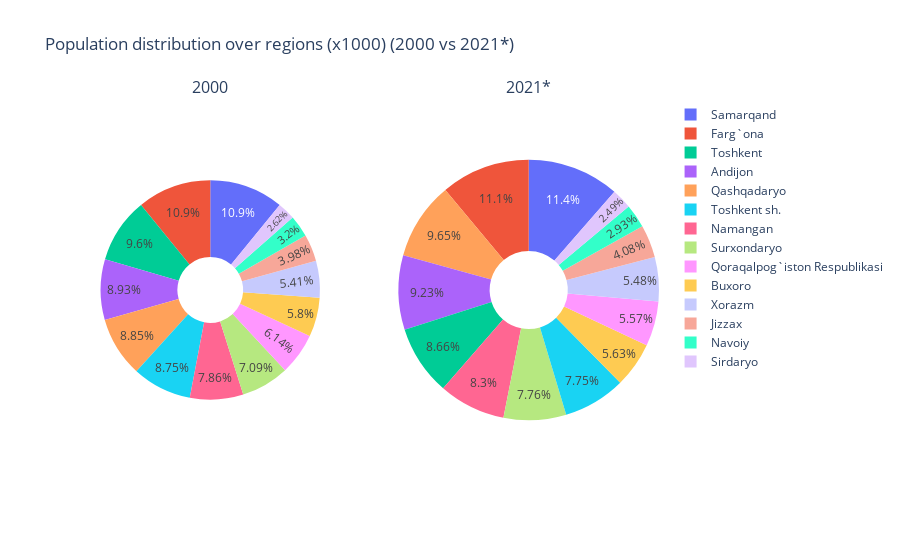

The cell this chart's notebook holds for it:
### Markdown cell above
# Population distributions according to districts

### Code cell
# user input for comparing years
years_inp = input('Please, insert the years to compare their populations according to regions ex. (2012-2021) >>> ')
comp_years = years_inp.split('-')
if '2021' in comp_years:
    comp_years[comp_years.index('2021')]='2021*'
    
def comp_dist():
    dic = dict()
    for i in comp_years:  
        dic[i]=values[i]
    return dic

c_y = comp_dist()
# plotting
from plotly.subplots import make_subplots

entry1 = Data_year(c_y[comp_years[0]], population)
entry2 = Data_year(c_y[comp_years[1]], population)
labels=entry['Hududlar bo`yicha shahar va qishloq aholisi soni'][1:]
fig = make_subplots(1, 2, specs=[[{'type':'domain'}, {'type':'domain'}]],
                subplot_titles=[comp_years[0], comp_years[1]])
fig.add_trace(go.Pie(labels=labels, values=entry1['total'][1:], scalegroup='one',
                     name="Aholi soni"), 1, 1)
fig.add_trace(go.Pie(labels=labels, values=entry2['total'][1:], scalegroup='one',
                     name="Aholi soni"), 1, 2)
fig.update_traces(hole=.3, hoverinfo="label+percent+name+value")
fig.update_traces(textposition='inside', textinfo='percent')
fig.update_layout(title_text=f'Population distribution over regions (x1000) ({comp_years[0]} vs {comp_years[1]})')
fig

### Figure 1 — Plotly figure (JSON) as saved in the notebook; plotly's stock layout.template omitted (floating-point values rounded to 4 significant figures)
{"data": [{"domain": {"x": [0, 0.45], "y": [0, 1]}, "hole": 0.3, "hoverinfo": "label+percent+name+value", "labels": ["Qoraqalpog`iston Respublikasi", "Andijon", "Buxoro", "Jizzax", "Qashqadaryo", "Navoiy", "Namangan", "Samarqand", "Surxondaryo", "Sirdaryo", "Toshkent", "Farg`ona", "Xorazm", "Toshkent sh."], "name": "Aholi soni", "scalegroup": "one", "textinfo": "percent", "textposition": "inside", "type": "pie", "values": ["1503", "2186.2", "1419.3", "974.8", "2166.8", "783.3", "1924.3", "2670.3", "1736.7", "642.2", "2350.2", "2664.4", "1323.9", "2142.3"]}, {"domain": {"x": [0.55, 1], "y": [0, 1]}, "hole": 0.3, "hoverinfo": "label+percent+name+value", "labels": ["Qoraqalpog`iston Respublikasi", "Andijon", "Buxoro", "Jizzax", "Qashqadaryo", "Navoiy", "Namangan", "Samarqand", "Surxondaryo", "Sirdaryo", "Toshkent", "Farg`ona", "Xorazm", "Toshkent sh."], "name": "Aholi soni", "scalegroup": "one", "textinfo": "percent", "textposition": "inside", "type": "pie", "values": ["1923.8", "3188.2", "1946.9", "1410.6", "3334.5", "1013.8", "2867.4", "3947.4", "2681", "861.1", "2994", "3819.9", "1893.1", "2677.2"]}], "layout": {"annotations": [{"font": {"size": 16}, "showarrow": false, "text": "2000", "x": 0.225, "xanchor": "center", "xref": "paper", "y": 1, "yanchor": "bottom", "yref": "paper"}, {"font": {"size": 16}, "showarrow": false, "text": "2021*", "x": 0.775, "xanchor": "center", "xref": "paper", "y": 1, "yanchor": "bottom", "yref": "paper"}], "title": {"text": "Population distribution over regions (x1000) (2000 vs 2021*)"}}}
